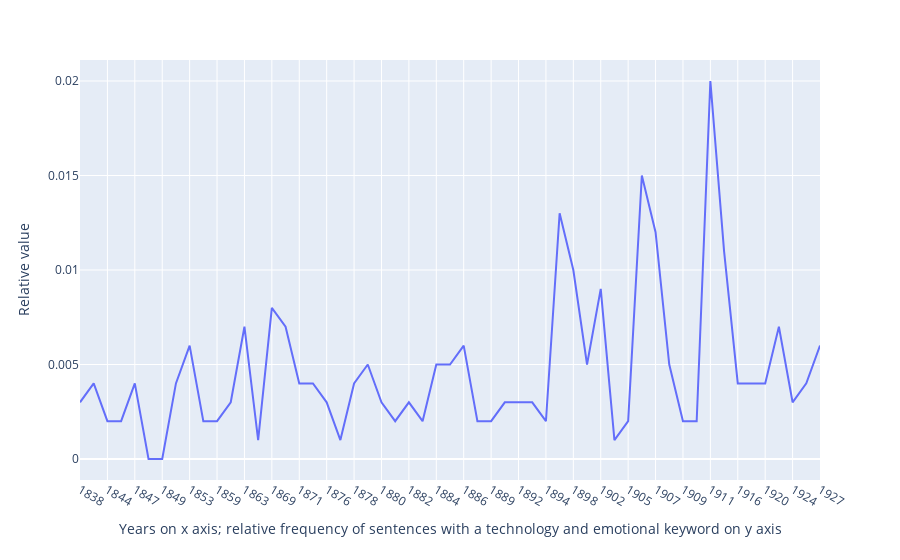

The notebook cell this image was saved under:
### Code cell
import plotly.express as px

x_var = 'year'
y_var = 'relative frequency'


fig = px.line(data_out, 
            x = x_var, 
            y = y_var,
            hover_data=['author','title', 'year', 'relative frequency'])
             
# Update x-axis label
fig.update_xaxes(title_text='Years on x axis; relative frequency of sentences with a technology and emotional keyword on y axis')

# Update y-axis label
fig.update_yaxes(title_text='Relative value') 
print ('\nThe presens of sentences with lighting technologies and sensational words')
fig.show()

### Figure 1 — Plotly figure (JSON) as saved in the notebook; plotly's stock layout.template omitted (floating-point values rounded to 4 significant figures)
{"data": [{"customdata": [["Balzac Balzac Balzac Balzac", "Splendeurs et miseres des courtisanes 1 Esther heureuse Splendeurs et miseres des courtisanes 2 A combien l amour revient aux vieillards Splendeurs et miseres des courtisanes 3 Ou menent les mauvais chemins Splendeurs et miseres des courtisanes 4 La derniere incarnation de Vautrin"], ["Balzac Sue", "La Rabouilleuse Les Mysteres de Paris"], ["Dumas Dumas", "Le Compte de Monte Cristo Les Trois Mousquetaires"], ["Balzac", "La Cousine Bette"], ["Balzac", "Le Cousin Pons"], ["Dumas", "La Dame aux camelias"], ["Kock", "Madeleine"], ["Feval", "Les Nuits de Paris Premiere nuit Gaulois et Romains"], ["Balzac", "Albert Savarus"], ["Blondel", "Elise ou leducation particuliere"], ["Dickens", "Le conte des deux cités"], ["Hugo", "Les Misérables"], ["Gautier", "Le Capitaine Fracasse"], ["Zola", "Thérèse Raquin"], ["Baudelaire Flaubert", "Le spleen de Paris L éducation sentimentale"], ["Zola", "La Bête humaine"], ["Zola Zola", "La Curée La Fortune des Rougon"], ["Zola", "Le Ventre de Paris"], ["Zola Zola", "L Assommoir Son Excellence Eugène Rougon"], ["James James", "L Américain à Paris tome 1 L Américain à Paris tome 2"], ["Zola", "Une page d amour"], ["Daudet Zola", "Les rois en exil Nana"], ["Feval", "Les Errants de la nuit"], ["Flaubert Maupassant", "Bouvard et Pécuchet La Maison Tellier"], ["Zola", "Pot-bouille"], ["Maupassant Maupassant Mirbeau Zola", "Claire de Lune Une vie La Marechale Au bonheur des dames"], ["Huysmans Maupassant Maupassant Rachilde Zola", "A rebours La parure Miss Harriet Monsieur Vénus La Joie de vivre"], ["Daudet Laforgue Maupassant Maupassant", "Le Soutien de Famille Les complaintes Bel ami édition 1901 Contes du jour et de la nuit"], ["Zola", "L oeuvre"], ["Zola", "Le Rêve"], ["Bourget Vallès", "Le disciple L Enfant"], ["Huysmans Zola", "Là-bas L Argent"], ["Zola", "La Débâcle"], ["Zola", "Le Docteur Pascal"], ["France", "Le Lys rouge"], ["Huysmans", "En route"], ["Huysmans Proust", "La cathédrale Les Plaisirs et les jours"], ["Colette France Zola", "Claudine à Paris Histoire contemporaine IV Monsieur Bergeret à Paris Travail"], ["Tinayre", "La Maison du péché"], ["Bovet", "Autour de l'étendard"], ["Vivien", "Une Femme m'apparut"], ["Tinayre", "La Rebelle"], ["Colette", "La Retraite sentimentale"], ["Vallés", "L Insurgé"], ["Colette Vallés", "L Ingénue libertine Le Bachelier"], ["Audoux Colette Delarue Maupassant", "Marie-Claire La Vagabonde Mardrus Comme tout le monde Les Dimanches d un bourgeois à Paris"], ["Daudet", "Rose et Ninette"], ["Fournier Proust", "Le Grand Meaulnes Du côté de chez Swann"], ["Barbusse", "Le Feu"], ["Bourget Delarue_Mardrus Proust", "Laurence Albani Toutoune et son amour lombre des jeunes filles en fleurs"], ["Proust", "Le Cote de Guermantes"], ["Proust", "La Prisonniere"], ["Proust", "Sodome et Gomorrhe"], ["Gide Leroux Proust", "Les Faux monnayeurs La Reine du Sabbat Albertine disparue"], ["Proust", "Le Temps retrouve"]], "hovertemplate": "year=%{x}<br>relative frequency=%{y}<br>author=%{customdata[0]}<br>title=%{customdata[1]}<extra></extra>", "legendgroup": "", "line": {"color": "#636efa", "dash": "solid"}, "marker": {"symbol": "circle"}, "mode": "lines", "name": "", "orientation": "v", "showlegend": false, "type": "scatter", "x": ["1838", "1842", "1844", "1846", "1847", "1848", "1849", "1852", "1853", "1856", "1859", "1862", "1863", "1867", "1869", "1870", "1871", "1873", "1876", "1877", "1878", "1879", "1880", "1881", "1882", "1883", "1884", "1885", "1886", "1888", "1889", "1891", "1892", "1893", "1894", "1895", "1898", "1901", "1902", "1904", "1905", "1906", "1907", "1908", "1909", "1910", "1911", "1913", "1916", "1919", "1920", "1923", "1924", "1925", "1927"], "xaxis": "x", "y": [0.003, 0.004, 0.002, 0.002, 0.004, 0, 0, 0.004, 0.006, 0.002, 0.002, 0.003, 0.007, 0.001, 0.008, 0.007, 0.004, 0.004, 0.003, 0.001, 0.004, 0.005, 0.003, 0.002, 0.003, 0.002, 0.005, 0.005, 0.006, 0.002, 0.002, 0.003, 0.003, 0.003, 0.002, 0.013, 0.01, 0.005, 0.009, 0.001, 0.002, 0.015, 0.012, 0.005, 0.002, 0.002, 0.02, 0.011, 0.004, 0.004, 0.004, 0.007, 0.003, 0.004, 0.006], "yaxis": "y"}], "layout": {"autosize": true, "legend": {"tracegroupgap": 0}, "margin": {"t": 60}, "xaxis": {"anchor": "y", "autorange": true, "domain": [0, 1], "range": [0, 54], "title": {"text": "Years on x axis; relative frequency of sentences with a technology and emotional keyword on y axis"}, "type": "category"}, "yaxis": {"anchor": "x", "autorange": true, "domain": [0, 1], "range": [-0.001111, 0.02111], "title": {"text": "Relative value"}, "type": "linear"}}}
